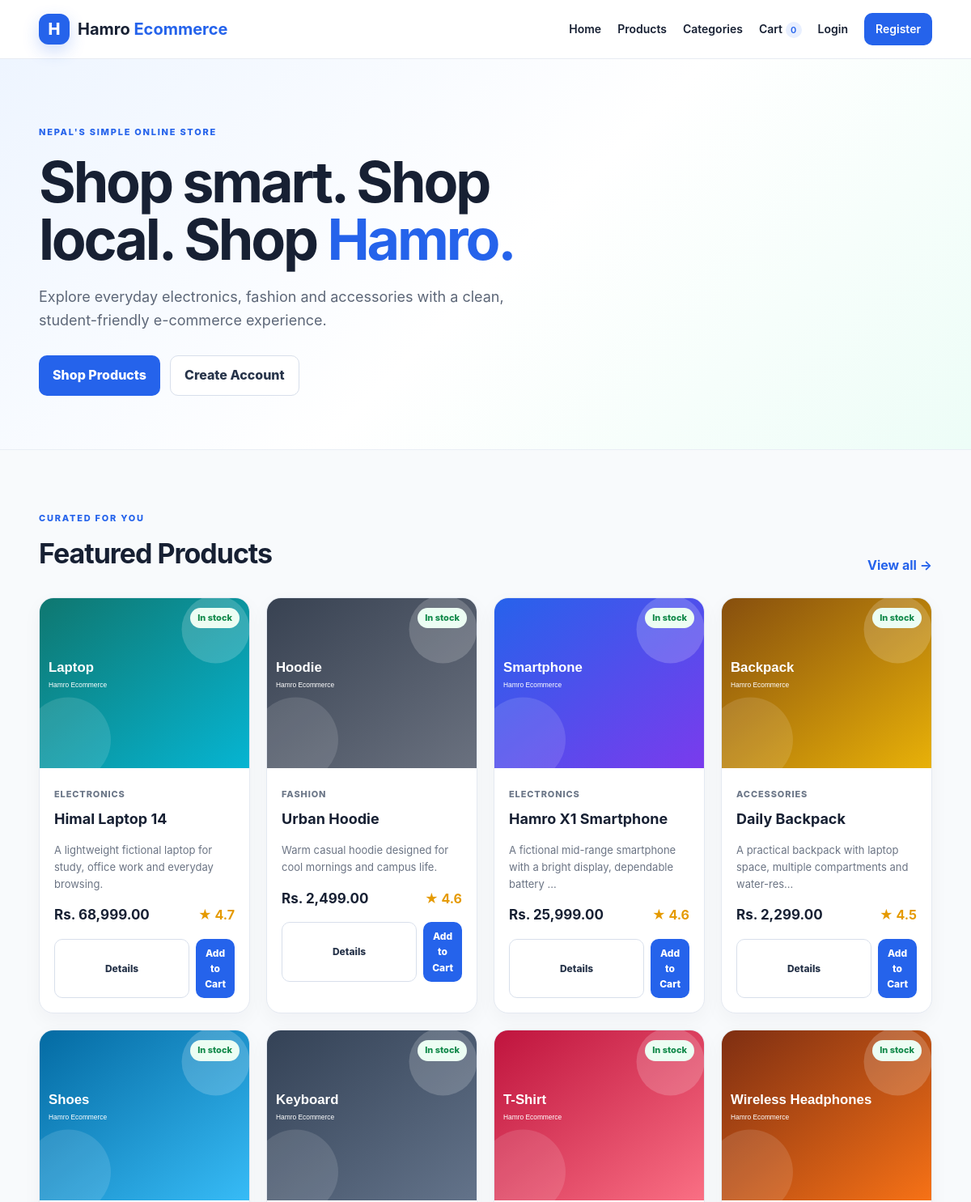
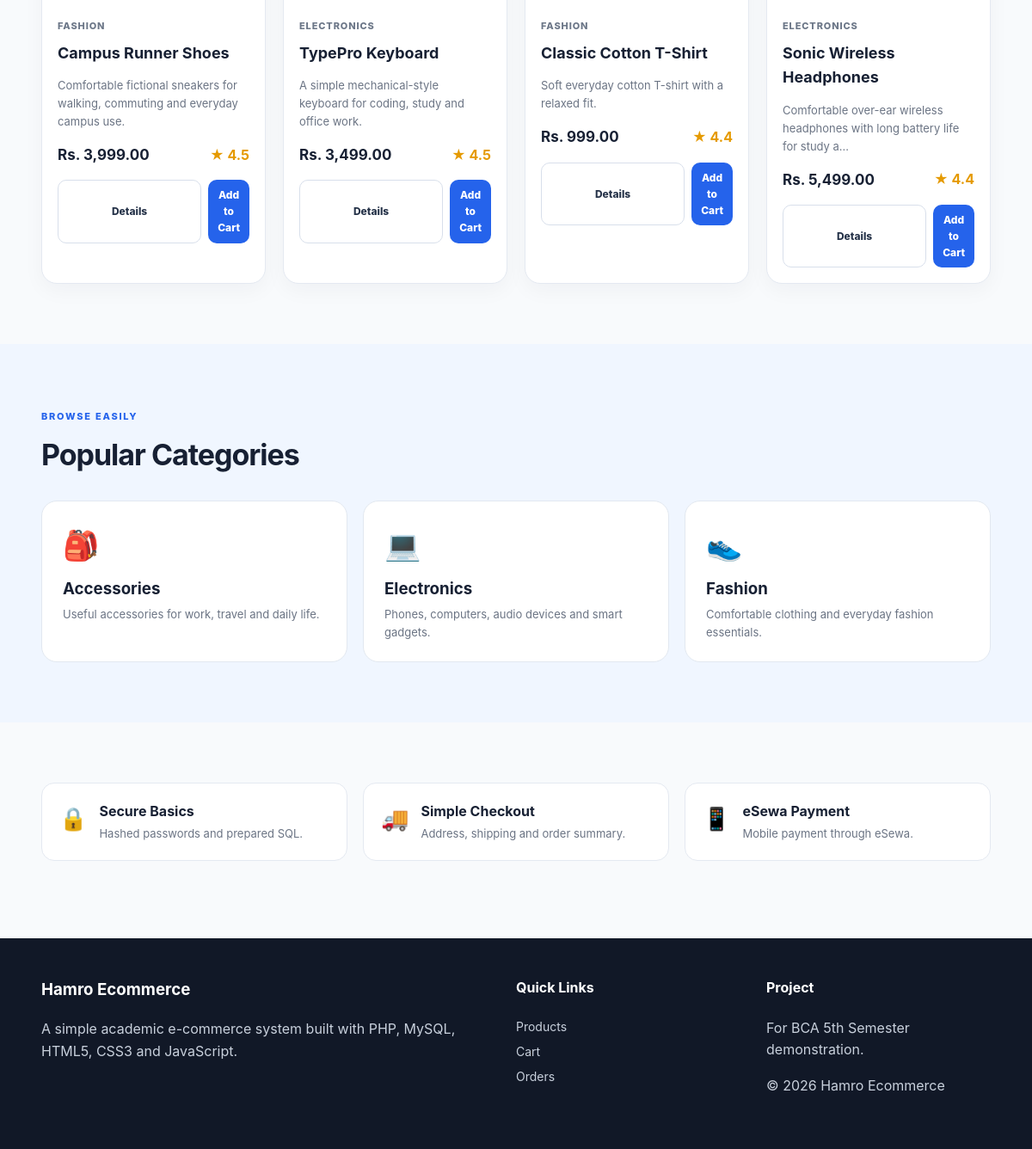
The page / on the database its author committed (2 pictures, top to bottom).
### tables this page shows
CREATE TABLE products (
    id INT UNSIGNED AUTO_INCREMENT PRIMARY KEY,
    category_id INT UNSIGNED NOT NULL,
    name VARCHAR(150) NOT NULL,
    description TEXT NOT NULL,
    price DECIMAL(12,2) NOT NULL,
    image VARCHAR(255) NOT NULL DEFAULT 'product-placeholder.svg',
    stock INT NOT NULL DEFAULT 0,
    rating DECIMAL(2,1) NOT NULL DEFAULT 0.0,
    created_at TIMESTAMP DEFAULT CURRENT_TIMESTAMP,
    CONSTRAINT fk_products_category FOREIGN KEY (category_id) REFERENCES categories(id) ON UPDATE CASCADE ON DELETE RESTRICT,
    INDEX idx_products_category (category_id)
);

CREATE TABLE categories (
    id INT UNSIGNED AUTO_INCREMENT PRIMARY KEY,
    name VARCHAR(80) NOT NULL UNIQUE,
    description VARCHAR(255) NOT NULL
);

### index.php (the view, shortened to what this page needs)
<?php
require_once __DIR__ . '/includes/header.php';
$featured = [];
if (!$db_error) {
    $result = $conn->query("SELECT p.*, c.name AS category_name FROM products p JOIN categories c ON c.id=p.category_id ORDER BY p.rating DESC, p.id DESC LIMIT 8");
    if ($result) {
        while ($row = $result->fetch_assoc()) $featured[] = $row;
    }
}
$categories = [];
if (!$db_error) {
    $result = $conn->query("SELECT * FROM categories ORDER BY name");
    if ($result) {
        while ($row = $result->fetch_assoc()) $categories[] = $row;
    }
}
?>
<section class="hero">
    <div class="container hero-content">
        <div>
            <span class="eyebrow">NEPAL'S SIMPLE ONLINE STORE</span>
            <h1>Shop smart. Shop local. Shop <span>Hamro.</span></h1>
            <p>Explore everyday electronics, fashion and accessories with a clean, student-friendly e-commerce experience.</p>
            <div class="hero-actions">
                <a class="btn btn-primary" href="<?= $base ?>/products.php">Shop Products</a>
                <a class="btn btn-outline" href="<?= $base ?>/register.php">Create Account</a>
            </div>
        </div>
    </div>
</section>
<section class="section container">
    <div class="section-heading">
        <div>
            <span class="eyebrow">CURATED FOR YOU</span>
            <h2>Featured Products</h2>
        </div>
        <a href="<?= $base ?>/products.php" class="text-link">View all →</a>
    </div>
    <div class="product-grid">
        <?php foreach ($featured as $product): ?>
            <article class="product-card">
                <div class="product-image-wrap">
                    <img src="<?= $base ?>/assets/images/<?= e($product['image']) ?>" alt="<?= e($product['name']) ?>">
                    <?php if ((int)$product['stock'] > 0): ?><span class="stock-pill">In stock</span><?php endif; ?>
                </div>
                <div class="product-card-body">
                    <span class="category-label"><?= e($product['category_name']) ?></span>
                    <h3><?= e($product['name']) ?></h3>
                    <p><?= e(mb_strimwidth($product['description'], 0, 78, '...')) ?></p>
                    <div class="product-bottom">
                        <strong>Rs. <?= number_format($product['price'], 2) ?></strong>
                        <span class="rating">★ <?= number_format($product['rating'], 1) ?></span>
                    </div>
                    <div class="card-actions">
                        <a class="btn btn-small btn-outline" href="<?= $base ?>/product_details.php?id=<?= (int)$product['id'] ?>">Details</a>
                        <form method="post" action="<?= $base ?>/cart.php">
                            <button class="btn btn-small btn-primary" type="submit" <?= ((int)$product['stock'] < 1) ? 'disabled' : '' ?>>Add to Cart</button>
                        </form>
                    </div>
                </div>
            </article>
        <?php endforeach; ?>
    </div>
</section>
<section class="section soft-section" id="categories">
    <div class="container">
        <div class="section-heading">
            <div>
                <span class="eyebrow">BROWSE EASILY</span>
                <h2>Popular Categories</h2>
            </div>
        </div>
        <div class="category-grid">
            <?php foreach ($categories as $category): ?>
                <a class="category-card" href="<?= $base ?>/products.php?category=<?= (int)$category['id'] ?>">
                    <span class="category-icon"><?= $category['name'] === 'Electronics' ? '💻' : ($category['name'] === 'Fashion' ? '👟' : '🎒') ?></span>
                    <h3><?= e($category['name']) ?></h3>
                    <p><?= e($category['description']) ?></p>
                </a>
            <?php endforeach; ?>
        </div>
    </div>
</section>
<section class="section container feature-strip">
    <div class="feature-item"><span>🔒</span><div><strong>Secure Basics</strong><p>Hashed passwords and prepared SQL.</p></div></div>
    <div class="feature-item"><span>🚚</span><div><strong>Simple Checkout</strong><p>Address, shipping and order summary.</p></div></div>
    <div class="feature-item"><span>📱</span><div><strong>eSewa Payment</strong><p>Mobile payment through eSewa.</p></div></div>
</section>
<?php require_once __DIR__ . '/includes/footer.php'; ?>

### includes/header.php (shortened to what this page needs)
<?php
function e($value) {
    return htmlspecialchars((string)$value, ENT_QUOTES, 'UTF-8');
}
$base = '/hamro_ecommerce';
?>
<!DOCTYPE html>
<html lang="en">
<head>
    <link rel="stylesheet" href="<?= $base ?>/assets/css/style.css">
</head>
<body>
<?php include __DIR__ . '/navbar.php'; ?>
<main class="site-main">

### includes/navbar.php (shortened to what this page needs)
<?php
$cart_count = 0;
?>
<header class="site-header">
    <div class="container nav-wrap">
        <a class="brand" href="<?= $base ?>/index.php">
            <span class="brand-mark">H</span>
            <span>Hamro <strong>Ecommerce</strong></span>
        </a>
        <nav class="main-nav">
            <a href="<?= $base ?>/index.php">Home</a>
            <a href="<?= $base ?>/products.php">Products</a>
            <a href="<?= $base ?>/products.php#categories">Categories</a>
            <a href="<?= $base ?>/cart.php">Cart <span class="cart-badge"><?= $cart_count ?></span></a>
            <?php if (!empty($_SESSION['user_id'])): ?>
                <a href="<?= $base ?>/dashboard.php">Hi, <?= e($_SESSION['user_name']) ?></a>
                <a href="<?= $base ?>/logout.php">Logout</a>
            <?php else: ?>
                <a href="<?= $base ?>/login.php">Login</a>
                <a class="nav-cta" href="<?= $base ?>/register.php">Register</a>
            <?php endif; ?>
        </nav>
    </div>
</header>

### includes/footer.php (shortened to what this page needs)
</main>
<footer class="site-footer">
    <div class="container footer-grid">
        <div>
            <h3>Hamro Ecommerce</h3>
            <p>A simple academic e-commerce system built with PHP, MySQL, HTML5, CSS3 and JavaScript.</p>
        </div>
        <div>
            <h4>Quick Links</h4>
            <a href="<?= $base ?>/products.php">Products</a>
            <a href="<?= $base ?>/cart.php">Cart</a>
            <a href="<?= $base ?>/orders.php">Orders</a>
        </div>
        <div>
            <h4>Project</h4>
            <p>For BCA 5th Semester demonstration.</p>
            <p>© <?= date('Y') ?> Hamro Ecommerce</p>
        </div>
    </div>
</footer>
</body>
</html>

### assets/css/style.css (style rules this page uses)
* { box-sizing:border-box }
html { scroll-behavior:smooth }
body { margin:0;font-family:Inter,ui-sans-serif,system-ui,-apple-system,BlinkMacSystemFont,"Segoe UI",sans-serif;color:#172033;background:#f8fafc;line-height:1.6 }
a { color:inherit;text-decoration:none }
button,input,select,textarea { font:inherit }
button { cursor:pointer }
.container { width:min(1120px,92%);margin:auto }
.site-header,.admin-header { position:sticky;top:0;z-index:50;background:rgba(255,255,255,.96);border-bottom:1px solid #e7ebf2;backdrop-filter:blur(10px) }
.nav-wrap { min-height:72px;display:flex;align-items:center;justify-content:space-between;gap:24px }
.brand { display:flex;align-items:center;gap:10px;font-size:20px;font-weight:700 }
.brand strong { color:#2563eb }
.brand-mark { width:38px;height:38px;display:grid;place-items:center;background:#2563eb;color:#fff;border-radius:12px;font-weight:800;box-shadow:0 8px 20px rgba(37,99,235,.22) }
.main-nav { display:flex;align-items:center;gap:20px;font-size:14px;font-weight:600 }
.nav-cta { padding:9px 14px;border-radius:10px;background:#2563eb;color:#fff!important }
.cart-badge { display:inline-grid;place-items:center;min-width:20px;height:20px;padding:0 5px;border-radius:999px;background:#e8efff;color:#2563eb;font-size:11px }
.site-main { min-height:70vh }
.hero { background:linear-gradient(135deg,#eef5ff,#ffffff 52%,#edfdf7);padding:76px 0 66px;border-bottom:1px solid #e9eef5 }
.hero-content { display:grid;grid-template-columns:1.35fr .65fr;gap:60px;align-items:center }
.eyebrow { font-size:11px;letter-spacing:.16em;font-weight:800;color:#2563eb }
.hero h1 { font-size:clamp(42px,6vw,70px);line-height:1.02;letter-spacing:-.045em;margin:14px 0 22px }
.hero h1 span { color:#2563eb }
.hero p { font-size:18px;color:#5d6778;max-width:650px }
.hero-actions { display:flex;gap:12px;flex-wrap:wrap;margin-top:28px }
.section { padding:70px 0 }
.section-heading { display:flex;align-items:end;justify-content:space-between;gap:20px;margin-bottom:26px }
.section-heading h1,.section-heading h2 { margin:6px 0 0;font-size:34px;letter-spacing:-.03em }
.text-link { color:#2563eb;font-weight:700 }
.product-grid { display:grid;grid-template-columns:repeat(4,1fr);gap:20px }
.product-card { background:#fff;border:1px solid #e4e9f1;border-radius:18px;overflow:hidden;transition:.2s;box-shadow:0 8px 25px rgba(22,37,62,.04) }
.product-image-wrap { height:210px;background:#eef3f8;position:relative;overflow:hidden }
.product-image-wrap img { width:100%;height:100%;object-fit:cover }
.stock-pill { position:absolute;top:12px;right:12px;padding:4px 9px;border-radius:999px;background:#ecfdf3;color:#138a4b;font-size:11px;font-weight:800 }
.product-card-body { padding:18px }
.category-label { font-size:11px;text-transform:uppercase;letter-spacing:.08em;color:#6c7788;font-weight:800 }
.product-card h3 { margin:6px 0;font-size:18px }
.product-card p { font-size:13px;color:#6b7484;min-height:42px }
.product-bottom { display:flex;justify-content:space-between;align-items:center;margin:15px 0 }
.product-bottom strong { font-size:17px }
.rating,.detail-rating { color:#e59a00;font-weight:700 }
.card-actions { display:flex;gap:8px }
.card-actions form { flex:1 }
.card-actions .btn { width:100% }
.btn { border:0;border-radius:10px;padding:11px 17px;font-weight:800;display:inline-flex;align-items:center;justify-content:center;gap:7px;transition:.2s }
.btn-primary { background:#2563eb;color:#fff }
.btn-outline { background:#fff;border:1px solid #d8dfeb;color:#27344a }
.btn-small { padding:8px 11px;font-size:12px }
.soft-section { background:#f0f6ff }
.category-grid { display:grid;grid-template-columns:repeat(3,1fr);gap:18px }
.category-card { background:#fff;border:1px solid #e2e8f0;border-radius:18px;padding:24px;transition:.2s }
.category-icon { font-size:34px }
.category-card h3 { margin:8px 0 4px }
.category-card p { margin:0;color:#6b7484;font-size:13px }
.feature-strip { display:grid;grid-template-columns:repeat(3,1fr);gap:18px }
.feature-item { display:flex;gap:14px;padding:20px;border:1px solid #e4e9f1;background:#fff;border-radius:15px }
.feature-item span { font-size:26px }
.feature-item p { margin:2px 0 0;color:#6b7484;font-size:13px }
.site-footer { background:#111827;color:#c8d0dc;padding:45px 0;margin-top:20px }
.footer-grid { display:grid;grid-template-columns:2fr 1fr 1fr;gap:30px }
.site-footer h3,.site-footer h4 { color:#fff;margin-top:0 }
.site-footer a { display:block;margin:7px 0;color:#c8d0dc;font-size:14px }

### rows shown on the page
products: image (picture), stock "In stock", category.name "ELECTRONICS", name "Himal Laptop 14", description "A lightweight fictional laptop for study, office work and everyday browsing.", price "68,999.00", rating "4.7"
products: image (picture), stock "In stock", category.name "FASHION", name "Urban Hoodie", description "Warm casual hoodie designed for cool mornings and campus life.", price "2,499.00", rating "4.6"
products: image (picture), stock "In stock", category.name "ELECTRONICS", name "Hamro X1 Smartphone", description "A fictional mid-range smartphone with a bright display, dependable battery ...", price "25,999.00", rating "4.6"
products: image (picture), stock "In stock", category.name "ACCESSORIES", name "Daily Backpack", description "A practical backpack with laptop space, multiple compartments and water-res...", price "2,299.00", rating "4.5"
products: image (picture), stock "In stock", category.name "FASHION", name "Campus Runner Shoes", description "Comfortable fictional sneakers for walking, commuting and everyday campus use.", price "3,999.00", rating "4.5"
products: image (picture), stock "In stock", category.name "ELECTRONICS", name "TypePro Keyboard", description "A simple mechanical-style keyboard for coding, study and office work.", price "3,499.00", rating "4.5"
products: image (picture), stock "In stock", category.name "FASHION", name "Classic Cotton T-Shirt", description "Soft everyday cotton T-shirt with a relaxed fit.", price "999.00", rating "4.4"
products: image (picture), stock "In stock", category.name "ELECTRONICS", name "Sonic Wireless Headphones", description "Comfortable over-ear wireless headphones with long battery life for study a...", price "5,499.00", rating "4.4"
categories: name "Accessories", description "Useful accessories for work, travel and daily life."
categories: name "Electronics", description "Phones, computers, audio devices and smart gadgets."
categories: name "Fashion", description "Comfortable clothing and everyday fashion essentials."

### other values the page prints
$cart_count "0"
